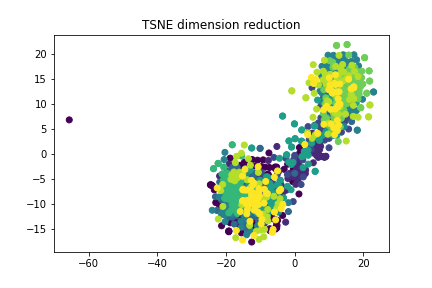

Write the Python code that produced this figure.
# -*- coding: utf-8 -*-
"""
Created on Tue Apr 17 13:58:02 2018

@author: notandi
"""

import numpy as np
import scipy.io.wavfile as wav
import matplotlib.pyplot as plt
from sklearn.svm import SVC
from sklearn.manifold import TSNE
from sklearn.model_selection import GridSearchCV
# Dæmi um lestur fyrsta blues lagsins, og plot
#(rate,sig) = wav.read("waves/blues.00000.wav")
#plt.plot(np.arange(sig.shape[0])/rate,sig)

# Read the data (mfcc features, deltas and delta-deltas)
MFCC = np.load("MFCC.npy")
d_MFCC = np.load("d_MFCC.npy")
dd_MFCC = np.load("dd_MFCC.npy")

# Choose X
#X = MFCC
X = np.concatenate((MFCC, d_MFCC, dd_MFCC), axis=1)

# Put the right labels in a vector y
flokkar = ["blues","classical","country","disco","hiphop","jazz","metal","pop","reggae","rock"]
flokkarOlikir = np.array(['' for _ in range(200)], dtype=object)
flokkarOlikir[0:100] = "metal"
flokkarOlikir[100:200] = "country"
X2 = np.concatenate((MFCC[600:700], MFCC[200:300]), axis=0)


y = np.array(['' for _ in range(1000)], dtype=object)
for i in range(10):
    y[100*i:100*(i+1)] = flokkar[i]


# Split into training, testing and validation set
from sklearn.model_selection import train_test_split
X_train, X_test, y_train, y_test = train_test_split(X, y, test_size=150, random_state=42)
#X_train, X_val, y_train, y_val = train_test_split(X_train, y_train, test_size=150, random_state=42)
X2_train, X2_test, y2_train, y2_test = train_test_split(X, y, test_size=30, random_state=42)
#X2_train, X2_val, y2_train, y2_val = train_test_split(X_train, y_train, test_size=30, random_state=42)


# Scale the data
from sklearn.preprocessing import StandardScaler 
scaler = StandardScaler()
scaler.fit(X_train)
X_train_scaled = scaler.transform(X_train)
X_test_scaled = scaler.transform(X_test)
X_val_scaled = scaler.transform(X_val)
scaler.fit(X2_train)
X2_train_scaled = scaler.transform(X2_train)
X2_test_scaled = scaler.transform(X2_test)
X2_val_scaled = scaler.transform(X2_val)

X2_embedded = TSNE(n_components=2).fit_transform(X2)
X_embedded = TSNE(n_components=2).fit_transform(X)
ylab = np.zeros(1000)
for i in range(10):
    ylab[i*100:(i+1)*100] = i
plt.scatter(X_embedded[:,0], X_embedded[:,1], c=ylab)


# Saving the pic
fig = plt.figure()
plt.scatter(X_embedded[:,0], X_embedded[:,1], c=ylab)
plt.title("TSNE dimension reduction")
plt.savefig("tsne.png")


